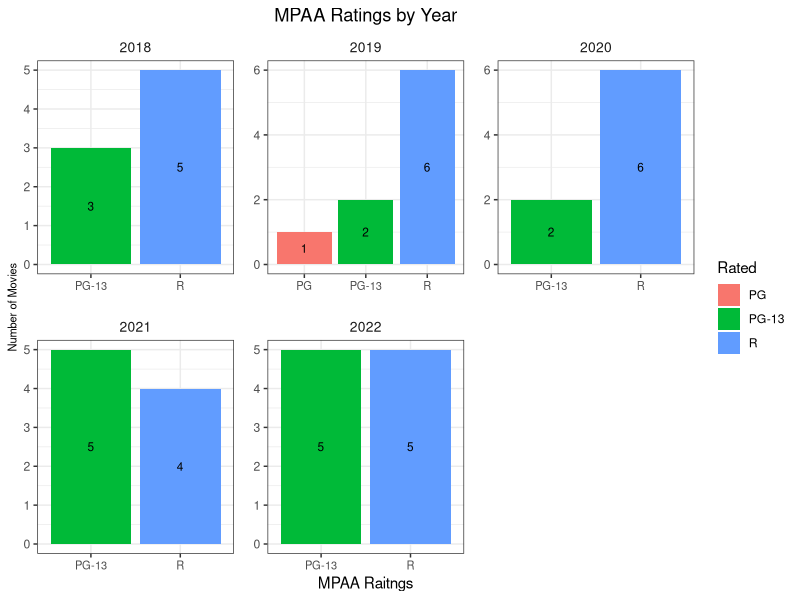
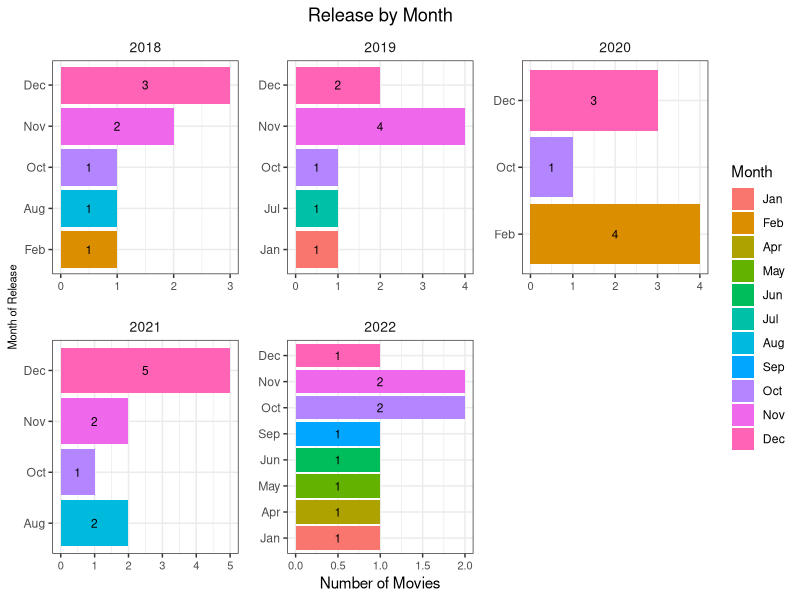
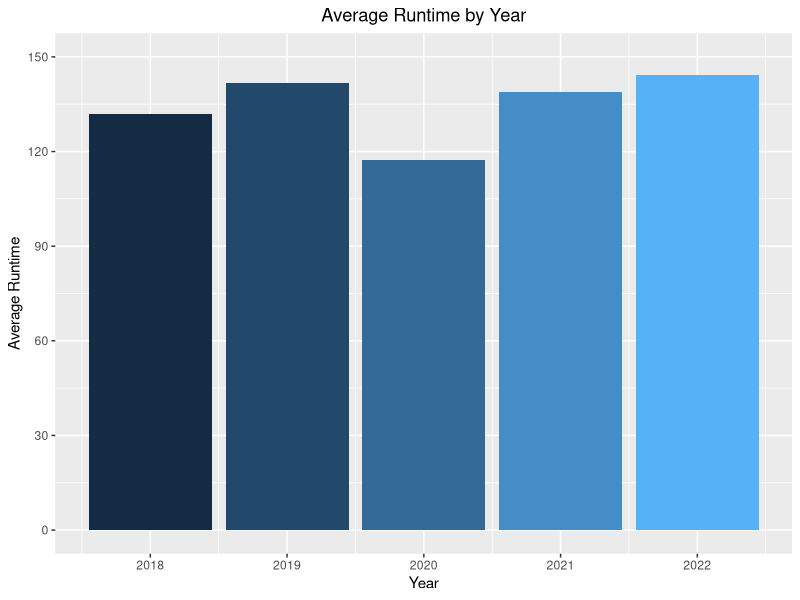
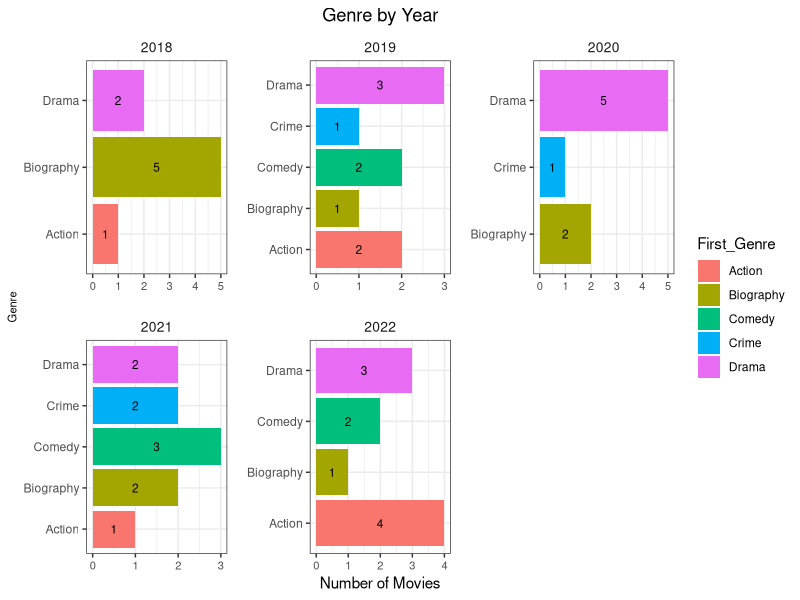
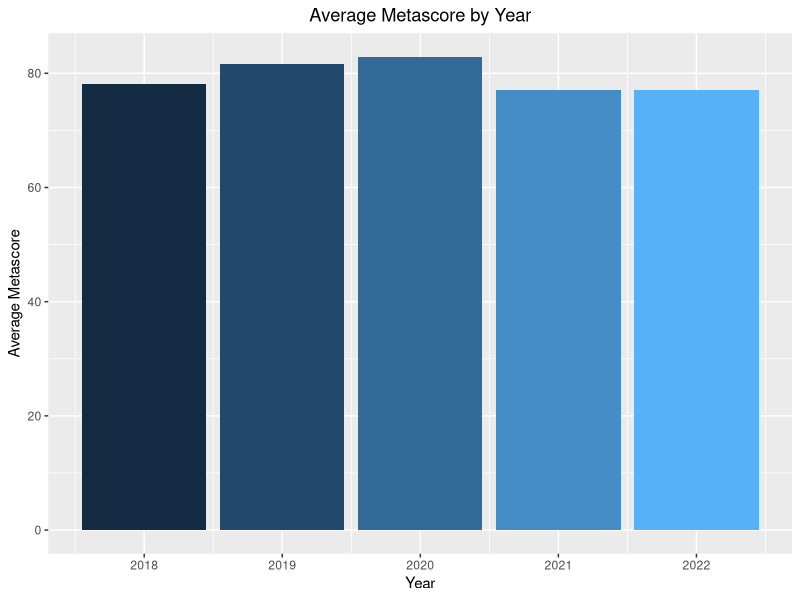
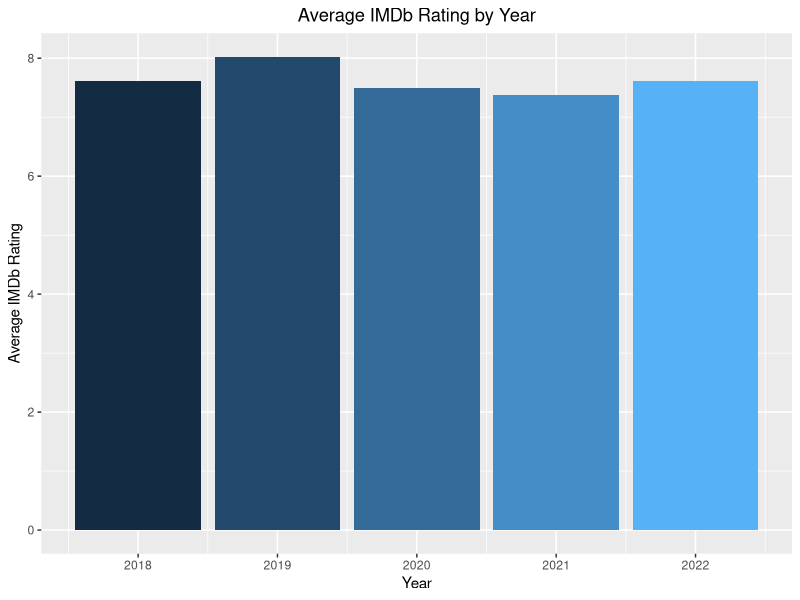
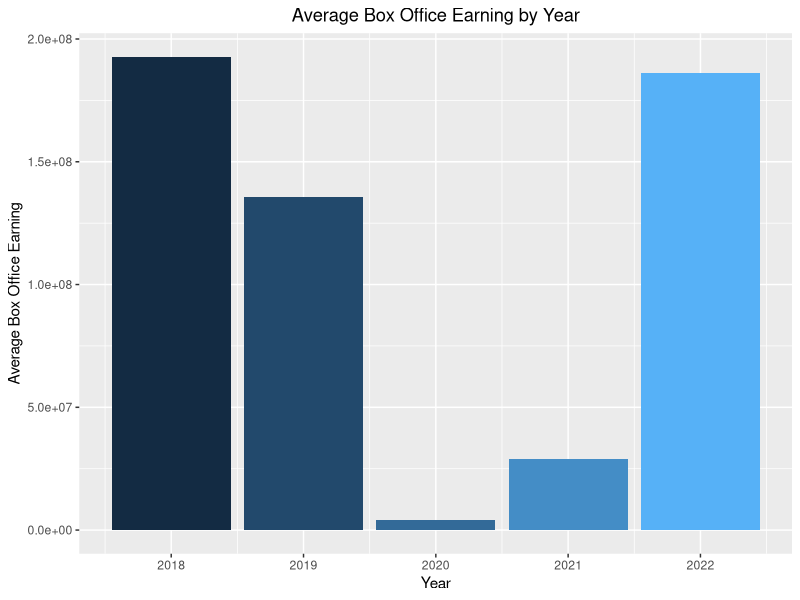

Here is the R script that generated these plots, in order:
library(tidyverse)
library(ggplot2)
library(stringr)
library(lubridate)


movies_df <- read.csv("./Data/oscar_movies.csv")

###################################################################
#  MPAA rating by year
##################################################################
movies_df %>% filter(Rated != "Unrated") %>% 
ggplot(., aes(x = Rated, fill = Rated)) + 
  geom_bar() + 
  facet_wrap(~Year, scales = "free") +
  labs(x = "MPAA Raitngs", y = "Number of Movies", 
       title = "MPAA Ratings by Year") + 
  theme_bw() +
  theme(panel.spacing = unit(0.5, "cm"),
        strip.background = element_blank(),
        strip.text.x = element_text(size = 10), 
        axis.text.x = element_text(size = 8),
        axis.title.y = element_text(size = 8),
        plot.title = element_text(hjust=0.5))  +
  geom_text(stat = "count", aes(label=..count.., y=..count..), 
            position = position_stack(vjust=0.5),size=3)

#####################################################################
# Release by month, May be receny bias
######################################################################

movies_df$Date <- strptime(movies_df$Released, format = '%d-%b-%Y')
movies_df$Month <- format(movies_df$Date,format='%b')

months_ordered <- c("Jan","Feb","Mar","Apr","May","Jun", 
                               "Jul", "Aug", "Sep", "Oct", "Nov", 
                               "Dec")

movies_df$Month <- factor(movies_df$Month, levels = months_ordered)

  ggplot(movies_df, aes(x = Month, fill = Month)) + 
  geom_bar() + 
  facet_wrap(~Year, scales = "free") +
  labs(x = "Month of Release", y = "Number of Movies", 
       title = "Release by Month") + coord_flip() +
  theme_bw() +
  theme(panel.spacing = unit(0.5, "cm"),
        strip.background = element_blank(),
        strip.text.x = element_text(size = 10), 
        axis.text.x = element_text(size = 8),
        axis.title.y = element_text(size = 8),
        plot.title = element_text(hjust=0.5))  +
  geom_text(stat = "count", aes(label=..count.., y=..count..), 
            position = position_stack(vjust=0.5),size=3)


######################################################################
## Average Runtime by Year
#######################################################################

movies_df <- movies_df %>%
    mutate(Runtime = str_replace(Runtime,"min$",""))

movies_df <- movies_df %>%
  mutate(Runtime = str_replace(Runtime," ",""))

movies_df$Runtime = as.numeric(movies_df$Runtime)

movies_df %>% group_by(Year) %>% summarise(mean(Runtime)) %>% 
  ggplot(aes(x=Year, y = `mean(Runtime)`, fill=Year)) + 
  geom_bar(stat = "identity") + 
  labs(x="Year", y="Average Runtime", title="Average Runtime by Year") +
  theme(plot.title = element_text(hjust=0.5), legend.position = "none")+
  scale_y_continuous(limits = c(0, 150), breaks = seq(0, 150,by=30))

##############################################################
## Genre by Year
################################################################

movies_df$First_Genre <- sapply(strsplit(movies_df$Genre, ","), 
                                function(x) trimws(x[1]))


ggplot(movies_df, aes(x = First_Genre, fill = First_Genre)) + 
  geom_bar() + 
  facet_wrap(~Year, scales = "free") +
  labs(x = "Genre", y = "Number of Movies", 
       title = "Genre by Year") + coord_flip() +
  theme_bw() +
  theme(panel.spacing = unit(0.5, "cm"),
        strip.background = element_blank(),
        strip.text.x = element_text(size = 10), 
        axis.text.x = element_text(size = 8),
        axis.title.y = element_text(size = 8),
        plot.title = element_text(hjust=0.5))  +
  geom_text(stat = "count", aes(label=..count.., y=..count..), 
            position = position_stack(vjust=0.5),size=3)

###################################################################
# Average Metascore by Year
##################################################################

movies_df %>% group_by(Year) %>% summarise(mean(Metascore)) %>% 
  ggplot(aes(x=Year, y = `mean(Metascore)`, fill=Year)) + 
  geom_bar(stat = "identity") + 
  labs(x="Year", y="Average Metascore", 
       title="Average Metascore by Year") +
  theme(plot.title = element_text(hjust=0.5), 
        legend.position = "none")

####################################################################
# Averange imdb rating by year
######################################################################

movies_df %>% group_by(Year) %>% summarise(mean(imdbRating)) %>% 
  ggplot(aes(x=Year, y = `mean(imdbRating)`, fill=Year)) + 
  geom_bar(stat = "identity") + 
  labs(x="Year", y="Average IMDb Rating", 
       title="Average IMDb Rating by Year") +
  theme(plot.title = element_text(hjust=0.5), 
        legend.position = "none")

###################################################################
#
#################################################################3

movies_df <- movies_df %>% 
  mutate(BoxOffice = str_remove_all(BoxOffice, "[$,]"))

movies_df$BoxOffice <-as.numeric(movies_df$BoxOffice)


movies_df %>% group_by(Year) %>% 
  summarise(mean(BoxOffice, na.rm=TRUE)) %>% 
  ggplot(aes(x=Year, y = `mean(BoxOffice, na.rm = TRUE)`, fill=Year)) + 
  geom_bar(stat = "identity") + 
  labs(x="Year", y="Average Box Office Earning",
       title="Average Box Office Earning by Year") +
  theme(plot.title = element_text(hjust=0.5), 
        legend.position = "none")

# TODO: Insert data for sound of metal and Judas, also scale box office
# amount  x10 million






